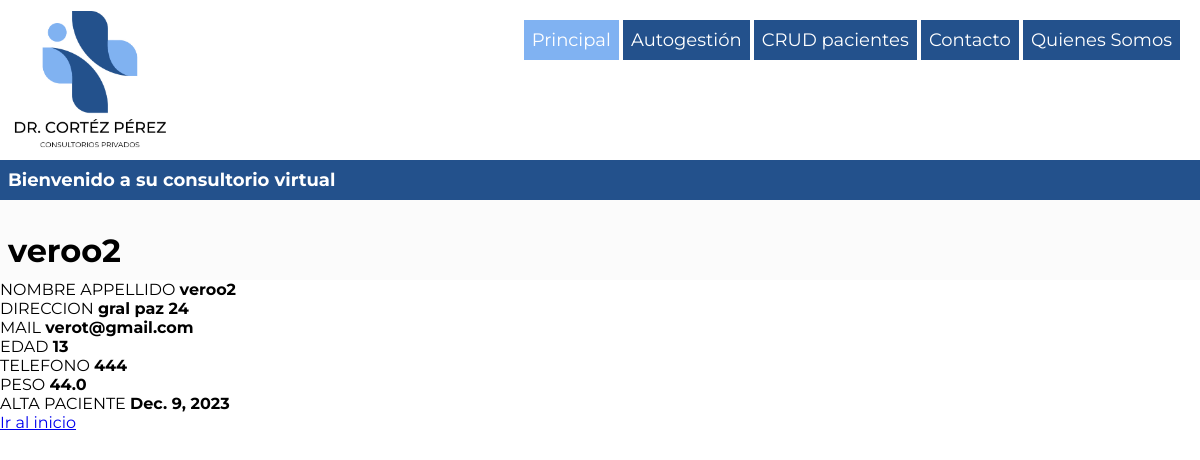
/paciente/2/detail/, run on the app's committed database.
### app_consultorio/models.py (models this page shows, shortened)
class Paciente(Model):
    nombre_appellido  =  models.CharField(max_length=100,default="Desconocido")
    direccion  =  models.CharField(max_length=100)
    mail  =  models.EmailField(blank=False,null=False,default="no_email_contact@gmail.com")
    edad  = models.PositiveSmallIntegerField(blank=False,null=False)
    telefono  =  models.CharField(max_length=20)
    peso  = models.FloatField(blank=True, null=True)
    alta_paciente  = models.DateField(auto_now=True)
    class Meta:
        db_table = "consultorio_del_Dr"
    def get_fields(self):
        return [
            (field.verbose_name, field.value_from_object(self))
            for field in self.__class__._meta.fields[1:]
        ]

### app_consultorio/views.py (the view)
# urls.py: path("<int:pk>/detail/", PacienteDetailView.as_view(), name="detail"),
class PacienteDetailView(PacienteBaseView,DetailView):
    template_name = "paciente_detail.html"

### app_consultorio/templates/paciente_detail.html
{% extends 'base_template.html' %}
{% block contenido %}
<main>
  <div>
    <h1>{{paciente.nombre_appellido}}</h1>
    {% for label, value in paciente.get_fields %}
    <div>
      <span>{{label | upper}}</span>
      <span> <b> {{value}} </b></span>
    </div>
    {% endfor %}
    <a href="{% url 'paciente:all' %}">Ir al inicio</a>
  </div>
</main>
{% endblock%}

### static/css/style.css (style rules this page uses)
* { font-family: 'Montserrat', sans-serif; margin: 0; padding: 0; box-sizing: border-box; }
:root { --azul-oscuro: #23518C; --azul-claro: #2C6CBF; --celeste: #80B2F2; --gris: #BFBFBD; --blanco: #FBFBFB; --rojo: #FBC899; font-size: 16px; scroll-behavior: smooth; }
body { background-color: white; }
main div h1 { background-color: var(--blanco); height: 10vh; color: black; text-align: center; font-size: 4vh; padding-top: 3.5vh; }

### static/css/header.css (style rules this page uses)
h1 { width: 100%; background-color: var(--azul-oscuro); height: fit-content; min-height: 5vh; font-weight: bold; color: white; font-size: 18px; padding: 8px; display: flex; flex-wrap: wrap; align-items: center; align-content: center; }

### data on the page
Paciente: nombre_appellido "veroo2", get_fields "veroo2" "gral paz 24" "verot@gmail.com" "444" "44.0" "Dec. 9, 2023"

### other printed values
{{ label | upper }} "NOMBRE APPELLIDO" "DIRECCION" "MAIL" "EDAD" "TELEFONO" "PESO" "ALTA PACIENTE"
{{ value }} "13"
